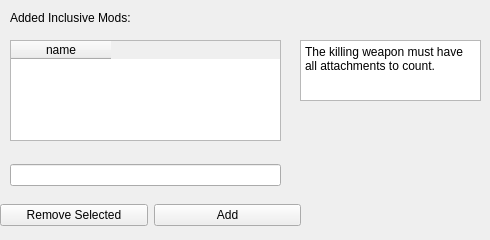
          <widget class="QWidget" name="tab_19">
           <attribute name="title">
            <string>Mods (Include)</string>
           </attribute>
           <widget class="QWidget" name="gridLayoutWidget_37">
            <property name="geometry">
             <rect>
              <x>10</x>
              <y>160</y>
              <width>271</width>
              <height>31</height>
             </rect>
            </property>
            <layout class="QGridLayout" name="gridLayout_27">
             <item row="0" column="0">
              <widget class="QLineEdit" name="fld_incmod_cck"/>
             </item>
            </layout>
           </widget>
           <widget class="QTableWidget" name="tb_incmods">
            <property name="geometry">
             <rect>
              <x>10</x>
              <y>40</y>
              <width>271</width>
              <height>101</height>
             </rect>
            </property>
            <property name="selectionBehavior">
             <enum>QAbstractItemView::SelectRows</enum>
            </property>
            <column>
             <property name="text">
              <string>name</string>
             </property>
            </column>
           </widget>
           <widget class="QWidget" name="horizontalLayoutWidget_10">
            <property name="geometry">
             <rect>
              <x>0</x>
              <y>200</y>
              <width>301</width>
              <height>31</height>
             </rect>
            </property>
            <layout class="QHBoxLayout" name="grid_addremove_10">
             <item>
              <widget class="QPushButton" name="pb_rem_imod">
               <property name="text">
                <string>Remove Selected</string>
               </property>
              </widget>
             </item>
             <item>
              <widget class="QPushButton" name="pb_add_imod">
               <property name="text">
                <string>Add</string>
               </property>
              </widget>
             </item>
            </layout>
           </widget>
           <widget class="QLabel" name="lb_addedweps_8">
            <property name="geometry">
             <rect>
              <x>10</x>
              <y>10</y>
              <width>161</width>
              <height>16</height>
             </rect>
            </property>
            <property name="text">
             <string>Added Inclusive Mods:</string>
            </property>
           </widget>
           <widget class="QTextBrowser" name="textBrowser_3">
            <property name="geometry">
             <rect>
              <x>300</x>
              <y>40</y>
              <width>181</width>
              <height>61</height>
             </rect>
            </property>
            <property name="html">
             <string>&lt;!DOCTYPE HTML PUBLIC &quot;-//W3C//DTD HTML 4.0//EN&quot; &quot;http://www.w3.org/TR/REC-html40/strict.dtd&quot;&gt;
&lt;html&gt;&lt;head&gt;&lt;meta name=&quot;qrichtext&quot; content=&quot;1&quot; /&gt;&lt;meta charset=&quot;utf-8&quot; /&gt;&lt;style type=&quot;text/css&quot;&gt;
p, li { white-space: pre-wrap; }
hr { height: 1px; border-width: 0; }
li.unchecked::marker { content: &quot;\2610&quot;; }
li.checked::marker { content: &quot;\2612&quot;; }
&lt;/style&gt;&lt;/head&gt;&lt;body style=&quot; font-family:'Segoe UI'; font-size:9pt; font-weight:400; font-style:normal;&quot;&gt;
&lt;p style=&quot; margin-top:0px; margin-bottom:0px; margin-left:0px; margin-right:0px; -qt-block-indent:0; text-indent:0px;&quot;&gt;The killing weapon must have all attachments to count.&lt;/p&gt;&lt;/body&gt;&lt;/html&gt;</string>
            </property>
           </widget>
          </widget>
